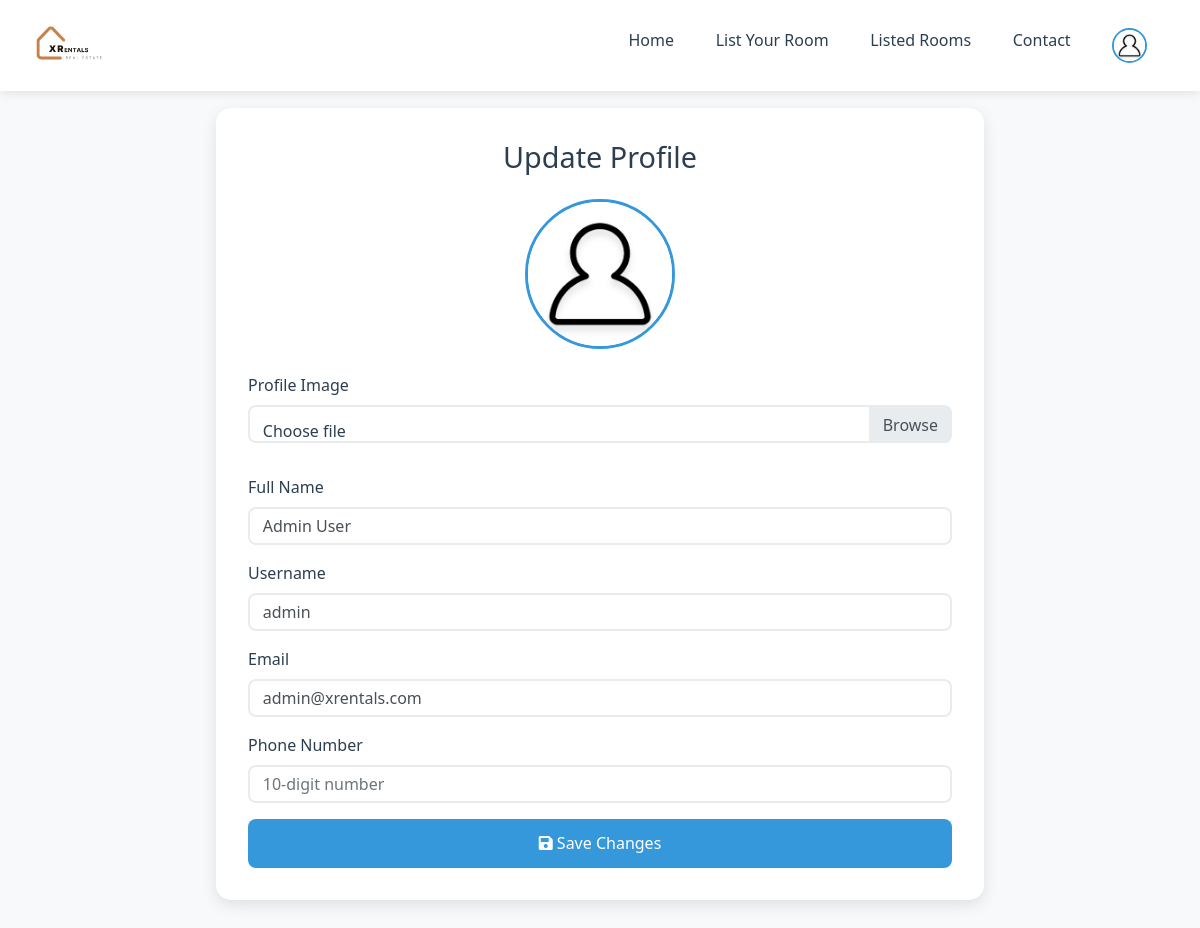
The page /update_profile.php (signed in) on the database its author committed.
### tables this page shows
CREATE TABLE users (
    id INT PRIMARY KEY AUTO_INCREMENT,
    username VARCHAR(50) NOT NULL UNIQUE,
    password VARCHAR(255) NOT NULL,
    email VARCHAR(100) NOT NULL UNIQUE,
    full_name VARCHAR(100),
    phone_number VARCHAR(20),
    profile_image VARCHAR(255),
    reset_token VARCHAR(255),
    reset_token_expires DATETIME,
    created_at TIMESTAMP DEFAULT CURRENT_TIMESTAMP,
    updated_at TIMESTAMP DEFAULT CURRENT_TIMESTAMP ON UPDATE CURRENT_TIMESTAMP
);

### update_profile.php (the view, shortened to what this page needs)
<?php
require_once "config/database.php";
$full_name = $username = $email = $phone_number = "";
$full_name_err = $username_err = $email_err = $phone_err = $profile_image_err = "";
$sql = "SELECT * FROM users WHERE id = ?";
if($stmt = mysqli_prepare($conn, $sql)){
    mysqli_stmt_bind_param($stmt, "i", $_SESSION["id"]);
    if(mysqli_stmt_execute($stmt)){
        $result = mysqli_stmt_get_result($stmt);
        if($user = mysqli_fetch_assoc($result)){
            if(empty($full_name)) $full_name = $user["full_name"];
            if(empty($username)) $username = $user["username"];
            if(empty($email)) $email = $user["email"];
            if(empty($phone_number)) $phone_number = $user["phone_number"];
        }
    }
}
?>
<!DOCTYPE html>
<html lang="en">
<head>
    <link rel="stylesheet" href="https://stackpath.bootstrapcdn.com/bootstrap/4.5.2/css/bootstrap.min.css">
    <link rel="stylesheet" href="https://cdnjs.cloudflare.com/ajax/libs/font-awesome/5.15.4/css/all.min.css">
</head>
<body>
    <nav class="navbar navbar-expand-lg navbar-light">
        <a class="navbar-brand" href="index.php">
            <img src="logo/logo.png" alt="XRentals Logo">
        </a>
        <div class="collapse navbar-collapse" id="navbarNav">
            <ul class="navbar-nav ml-auto">
                <li class="nav-item">
                    <a class="nav-link" href="index.php">Home</a>
                </li>
                <li class="nav-item">
                    <a class="nav-link" href="list_your_room.php">List Your Room</a>
                </li>
                <li class="nav-item">
                    <a class="nav-link" href="rooms.php">Listed Rooms</a>
                </li>
                <li class="nav-item">
                    <a class="nav-link" href="contactUs.php">Contact</a>
                </li>
                <li class="nav-item">
                    <a class="nav-link" href="profile.php">
                        <img src="<?php echo isset($_SESSION['profile_image']) ? 'uploads/profile_images/' . $_SESSION['profile_image'] : 'uploads/profile_images/default.png'; ?>"
                             alt="Profile"
                             style="width: 35px; height: 35px; border-radius: 50%; object-fit: cover; border: 2px solid var(--accent-color);">
                    </a>
                </li>
            </ul>
        </div>
    </nav>
    <div class="update-profile-container">
        <div class="profile-form">
            <h2>Update Profile</h2>
            <form action="<?php echo htmlspecialchars($_SERVER["PHP_SELF"]); ?>" method="post" enctype="multipart/form-data">
                <img src="<?php echo isset($_SESSION['profile_image']) ? 'uploads/profile_images/' . $_SESSION['profile_image'] : 'uploads/profile_images/default.png'; ?>"
                     alt="Profile Picture"
                     class="profile-image-preview"
                     id="profileImagePreview">
                <div class="form-group">
                    <label>Profile Image</label>
                    <div class="custom-file">
                        <label class="custom-file-label" for="profileImage">Choose file</label>
                    </div>
                </div>
                <div class="form-group">
                    <label>Full Name</label>
                    <input type="text" name="full_name" class="form-control <?php echo (!empty($full_name_err)) ? 'is-invalid' : ''; ?>" value="<?php echo htmlspecialchars($full_name); ?>">
                </div>
                <div class="form-group">
                    <label>Username</label>
                    <input type="text" name="username" class="form-control <?php echo (!empty($username_err)) ? 'is-invalid' : ''; ?>" value="<?php echo htmlspecialchars($username); ?>">
                </div>
                <div class="form-group">
                    <label>Email</label>
                    <input type="email" name="email" class="form-control <?php echo (!empty($email_err)) ? 'is-invalid' : ''; ?>" value="<?php echo htmlspecialchars($email); ?>">
                </div>
                <div class="form-group">
                    <label>Phone Number</label>
                    <input type="tel" name="phone_number" class="form-control <?php echo (!empty($phone_err)) ? 'is-invalid' : ''; ?>" value="<?php echo htmlspecialchars($phone_number); ?>" placeholder="10-digit number">
                </div>
                <div class="form-group mb-0">
                    <button type="submit" class="btn btn-primary btn-update">
                        <i class="fas fa-save"></i> Save Changes
                    </button>
                </div>
            </form>
        </div>
    </div>
</body>
</html>

### update_profile.php (style rules this page uses)
:root { --primary-color: #2c3e50; --secondary-color: #e74c3c; --accent-color: #3498db; --text-color: #333; --light-gray: #f8f9fa; }
body { background-color: var(--light-gray); font-family: 'Segoe UI', Tahoma, Geneva, Verdana, sans-serif; padding-top: 76px; }
.navbar { background-color: white; box-shadow: 0 2px 10px rgba(0,0,0,0.1); padding: 0.8rem 2rem; min-height: 75px; position: fixed; top: 0; left: 0; right: 0; z-index: 1000; }
.navbar-brand { display: flex; align-items: center; }
.navbar-brand img { height: 55px; width: auto; margin-right: 1rem; }
.nav-link { color: var(--primary-color) !important; font-weight: 500; margin: 0 0.8rem; position: relative; transition: color 0.3s ease; font-size: 1rem; padding: 0.5rem 0.8rem; }
.nav-link::after { content: ''; position: absolute; width: 0; height: 2px; bottom: 0; left: 50%; background-color: var(--accent-color); transition: all 0.3s ease; transform: translateX(-50%); }
.update-profile-container { max-width: 800px; margin: 2rem auto; padding: 0 1rem; }
.profile-form { background: white; border-radius: 15px; padding: 2rem; box-shadow: 0 5px 15px rgba(0,0,0,0.1); }
.profile-form h2 { color: var(--primary-color); margin-bottom: 1.5rem; font-size: 1.8rem; text-align: center; }
.profile-image-preview { width: 150px; height: 150px; border-radius: 50%; object-fit: cover; margin: 0 auto 1.5rem; display: block; border: 3px solid var(--accent-color); }
.form-group label { color: var(--primary-color); font-weight: 500; margin-bottom: 0.5rem; }
.form-control { border: 2px solid #e9ecef; border-radius: 8px; padding: 0.8rem; transition: all 0.3s ease; }
.custom-file { margin-bottom: 1rem; }
.custom-file-label { border: 2px solid #e9ecef; border-radius: 8px; padding: 0.8rem; }
.btn-update { background-color: var(--accent-color); border: none; padding: 0.8rem 2rem; border-radius: 8px; font-weight: 500; width: 100%; transition: all 0.3s ease; }

### rows shown on the page
users: full_name "Admin User", username "admin", email "admin@xrentals.com"
